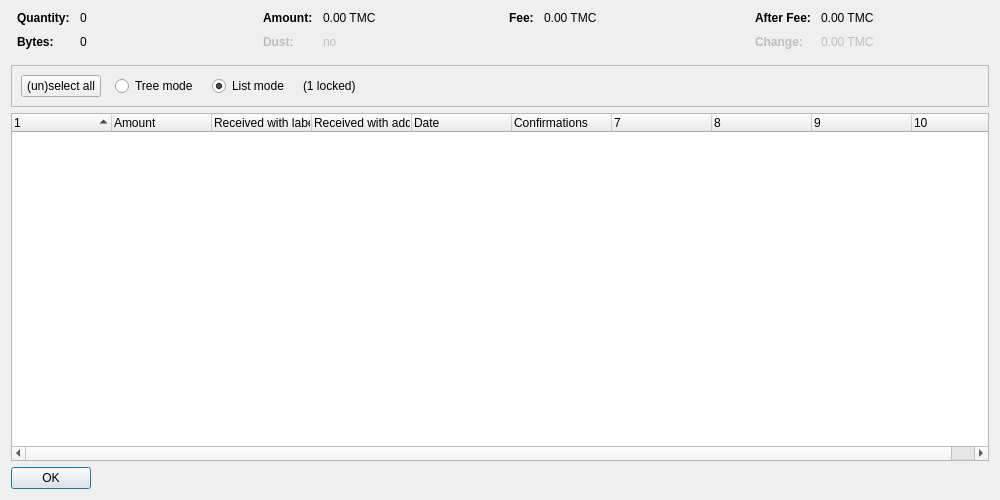
<?xml version="1.0" encoding="UTF-8"?>
<ui version="4.0">
 <class>CoinControlDialog</class>
 <widget class="QDialog" name="CoinControlDialog">
  <property name="geometry">
   <rect>
    <x>0</x>
    <y>0</y>
    <width>1000</width>
    <height>500</height>
   </rect>
  </property>
  <property name="windowTitle">
   <string>Coin Selection</string>
  </property>
  <layout class="QVBoxLayout" name="verticalLayout">
   <item>
    <layout class="QHBoxLayout" name="horizontalLayoutTop" stretch="0,0,0,0">
     <property name="topMargin">
      <number>0</number>
     </property>
     <property name="bottomMargin">
      <number>10</number>
     </property>
     <item>
      <layout class="QFormLayout" name="formLayoutCoinControl1">
       <property name="horizontalSpacing">
        <number>10</number>
       </property>
       <property name="verticalSpacing">
        <number>10</number>
       </property>
       <property name="leftMargin">
        <number>6</number>
       </property>
       <property name="rightMargin">
        <number>6</number>
       </property>
       <item row="0" column="0">
        <widget class="QLabel" name="labelCoinControlQuantityText">
         <property name="font">
          <font>
           <weight>75</weight>
           <bold>true</bold>
          </font>
         </property>
         <property name="text">
          <string>Quantity:</string>
         </property>
        </widget>
       </item>
       <item row="0" column="1">
        <widget class="QLabel" name="labelCoinControlQuantity">
         <property name="cursor">
          <cursorShape>IBeamCursor</cursorShape>
         </property>
         <property name="contextMenuPolicy">
          <enum>Qt::ActionsContextMenu</enum>
         </property>
         <property name="text">
          <string notr="true">0</string>
         </property>
         <property name="textInteractionFlags">
          <set>Qt::LinksAccessibleByMouse|Qt::TextSelectableByKeyboard|Qt::TextSelectableByMouse</set>
         </property>
        </widget>
       </item>
       <item row="1" column="0">
        <widget class="QLabel" name="labelCoinControlBytesText">
         <property name="font">
          <font>
           <weight>75</weight>
           <bold>true</bold>
          </font>
         </property>
         <property name="text">
          <string>Bytes:</string>
         </property>
        </widget>
       </item>
       <item row="1" column="1">
        <widget class="QLabel" name="labelCoinControlBytes">
         <property name="cursor">
          <cursorShape>IBeamCursor</cursorShape>
         </property>
         <property name="contextMenuPolicy">
          <enum>Qt::ActionsContextMenu</enum>
         </property>
         <property name="text">
          <string notr="true">0</string>
         </property>
         <property name="textInteractionFlags">
          <set>Qt::LinksAccessibleByMouse|Qt::TextSelectableByKeyboard|Qt::TextSelectableByMouse</set>
         </property>
        </widget>
       </item>
      </layout>
     </item>
     <item>
      <layout class="QFormLayout" name="formLayoutCoinControl2">
       <property name="horizontalSpacing">
        <number>10</number>
       </property>
       <property name="verticalSpacing">
        <number>10</number>
       </property>
       <property name="leftMargin">
        <number>6</number>
       </property>
       <property name="rightMargin">
        <number>6</number>
       </property>
       <item row="0" column="0">
        <widget class="QLabel" name="labelCoinControlAmountText">
         <property name="font">
          <font>
           <weight>75</weight>
           <bold>true</bold>
          </font>
         </property>
         <property name="text">
          <string>Amount:</string>
         </property>
        </widget>
       </item>
       <item row="0" column="1">
        <widget class="QLabel" name="labelCoinControlAmount">
         <property name="cursor">
          <cursorShape>IBeamCursor</cursorShape>
         </property>
         <property name="contextMenuPolicy">
          <enum>Qt::ActionsContextMenu</enum>
         </property>
         <property name="text">
          <string notr="true">0.00 TMC</string>
         </property>
         <property name="textInteractionFlags">
          <set>Qt::LinksAccessibleByMouse|Qt::TextSelectableByKeyboard|Qt::TextSelectableByMouse</set>
         </property>
        </widget>
       </item>
       <item row="1" column="0">
        <widget class="QLabel" name="labelCoinControlLowOutputText">
         <property name="enabled">
          <bool>false</bool>
         </property>
         <property name="font">
          <font>
           <weight>75</weight>
           <bold>true</bold>
          </font>
         </property>
         <property name="text">
          <string>Dust:</string>
         </property>
        </widget>
       </item>
       <item row="1" column="1">
        <widget class="QLabel" name="labelCoinControlLowOutput">
         <property name="enabled">
          <bool>false</bool>
         </property>
         <property name="cursor">
          <cursorShape>IBeamCursor</cursorShape>
         </property>
         <property name="contextMenuPolicy">
          <enum>Qt::ActionsContextMenu</enum>
         </property>
         <property name="text">
          <string notr="true">no</string>
         </property>
         <property name="textInteractionFlags">
          <set>Qt::LinksAccessibleByMouse|Qt::TextSelectableByKeyboard|Qt::TextSelectableByMouse</set>
         </property>
        </widget>
       </item>
      </layout>
     </item>
     <item>
      <layout class="QFormLayout" name="formLayoutCoinControl3">
       <property name="horizontalSpacing">
        <number>10</number>
       </property>
       <property name="verticalSpacing">
        <number>10</number>
       </property>
       <property name="leftMargin">
        <number>6</number>
       </property>
       <property name="rightMargin">
        <number>6</number>
       </property>
       <item row="0" column="0">
        <widget class="QLabel" name="labelCoinControlFeeText">
         <property name="font">
          <font>
           <weight>75</weight>
           <bold>true</bold>
          </font>
         </property>
         <property name="text">
          <string>Fee:</string>
         </property>
        </widget>
       </item>
       <item row="0" column="1">
        <widget class="QLabel" name="labelCoinControlFee">
         <property name="cursor">
          <cursorShape>IBeamCursor</cursorShape>
         </property>
         <property name="contextMenuPolicy">
          <enum>Qt::ActionsContextMenu</enum>
         </property>
         <property name="text">
          <string notr="true">0.00 TMC</string>
         </property>
         <property name="textInteractionFlags">
          <set>Qt::LinksAccessibleByMouse|Qt::TextSelectableByKeyboard|Qt::TextSelectableByMouse</set>
         </property>
        </widget>
       </item>
      </layout>
     </item>
     <item>
      <layout class="QFormLayout" name="formLayoutCoinControl4">
       <property name="horizontalSpacing">
        <number>10</number>
       </property>
       <property name="verticalSpacing">
        <number>10</number>
       </property>
       <property name="leftMargin">
        <number>6</number>
       </property>
       <property name="rightMargin">
        <number>6</number>
       </property>
       <item row="0" column="0">
        <widget class="QLabel" name="labelCoinControlAfterFeeText">
         <property name="font">
          <font>
           <weight>75</weight>
           <bold>true</bold>
          </font>
         </property>
         <property name="text">
          <string>After Fee:</string>
         </property>
        </widget>
       </item>
       <item row="0" column="1">
        <widget class="QLabel" name="labelCoinControlAfterFee">
         <property name="cursor">
          <cursorShape>IBeamCursor</cursorShape>
         </property>
         <property name="contextMenuPolicy">
          <enum>Qt::ActionsContextMenu</enum>
         </property>
         <property name="text">
          <string notr="true">0.00 TMC</string>
         </property>
         <property name="textInteractionFlags">
          <set>Qt::LinksAccessibleByMouse|Qt::TextSelectableByKeyboard|Qt::TextSelectableByMouse</set>
         </property>
        </widget>
       </item>
       <item row="1" column="0">
        <widget class="QLabel" name="labelCoinControlChangeText">
         <property name="enabled">
          <bool>false</bool>
         </property>
         <property name="font">
          <font>
           <weight>75</weight>
           <bold>true</bold>
          </font>
         </property>
         <property name="text">
          <string>Change:</string>
         </property>
        </widget>
       </item>
       <item row="1" column="1">
        <widget class="QLabel" name="labelCoinControlChange">
         <property name="enabled">
          <bool>false</bool>
         </property>
         <property name="cursor">
          <cursorShape>IBeamCursor</cursorShape>
         </property>
         <property name="contextMenuPolicy">
          <enum>Qt::ActionsContextMenu</enum>
         </property>
         <property name="text">
          <string notr="true">0.00 TMC</string>
         </property>
         <property name="textInteractionFlags">
          <set>Qt::LinksAccessibleByMouse|Qt::TextSelectableByKeyboard|Qt::TextSelectableByMouse</set>
         </property>
        </widget>
       </item>
      </layout>
     </item>
    </layout>
   </item>
   <item>
    <widget class="QFrame" name="frame">
     <property name="minimumSize">
      <size>
       <width>0</width>
       <height>40</height>
      </size>
     </property>
     <property name="frameShape">
      <enum>QFrame::StyledPanel</enum>
     </property>
     <property name="frameShadow">
      <enum>QFrame::Sunken</enum>
     </property>
     <layout class="QHBoxLayout" name="horizontalLayout">
      <item>
       <layout class="QHBoxLayout" name="horizontalLayoutPanel" stretch="0,0,0,0,0">
        <property name="spacing">
         <number>14</number>
        </property>
        <item>
         <widget class="QPushButton" name="pushButtonSelectAll">
          <property name="sizePolicy">
           <sizepolicy hsizetype="Maximum" vsizetype="Fixed">
            <horstretch>0</horstretch>
            <verstretch>0</verstretch>
           </sizepolicy>
          </property>
          <property name="text">
           <string>(un)select all</string>
          </property>
          <property name="autoDefault">
           <bool>false</bool>
          </property>
         </widget>
        </item>
        <item>
         <widget class="QRadioButton" name="radioTreeMode">
          <property name="sizePolicy">
           <sizepolicy hsizetype="Maximum" vsizetype="Fixed">
            <horstretch>0</horstretch>
            <verstretch>0</verstretch>
           </sizepolicy>
          </property>
          <property name="text">
           <string>Tree mode</string>
          </property>
         </widget>
        </item>
        <item>
         <widget class="QRadioButton" name="radioListMode">
          <property name="sizePolicy">
           <sizepolicy hsizetype="Maximum" vsizetype="Fixed">
            <horstretch>0</horstretch>
            <verstretch>0</verstretch>
           </sizepolicy>
          </property>
          <property name="text">
           <string>List mode</string>
          </property>
          <property name="checked">
           <bool>true</bool>
          </property>
         </widget>
        </item>
        <item>
         <widget class="QLabel" name="labelLocked">
          <property name="text">
           <string notr="true">(1 locked)</string>
          </property>
         </widget>
        </item>
        <item>
         <spacer name="horizontalSpacer">
          <property name="orientation">
           <enum>Qt::Horizontal</enum>
          </property>
          <property name="sizeHint" stdset="0">
           <size>
            <width>40</width>
            <height>20</height>
           </size>
          </property>
         </spacer>
        </item>
       </layout>
      </item>
     </layout>
    </widget>
   </item>
   <item>
    <widget class="CoinControlTreeWidget" name="treeWidget">
     <property name="contextMenuPolicy">
      <enum>Qt::CustomContextMenu</enum>
     </property>
     <property name="sortingEnabled">
      <bool>false</bool>
     </property>
     <property name="columnCount">
      <number>10</number>
     </property>
     <attribute name="headerShowSortIndicator" stdset="0">
      <bool>true</bool>
     </attribute>
     <attribute name="headerStretchLastSection">
      <bool>false</bool>
     </attribute>
     <column>
      <property name="text">
       <string/>
      </property>
     </column>
     <column>
      <property name="text">
       <string>Amount</string>
      </property>
     </column>
     <column>
      <property name="text">
       <string>Received with label</string>
      </property>
     </column>
     <column>
      <property name="text">
       <string>Received with address</string>
      </property>
     </column>
     <column>
      <property name="text">
       <string>Date</string>
      </property>
     </column>
     <column>
      <property name="text">
       <string>Confirmations</string>
      </property>
      <property name="toolTip">
       <string>Confirmed</string>
      </property>
     </column>
     <column>
      <property name="text">
       <string/>
      </property>
     </column>
     <column>
      <property name="text">
       <string/>
      </property>
     </column>
     <column>
      <property name="text">
       <string/>
      </property>
     </column>
     <column>
      <property name="text">
       <string/>
      </property>
     </column>
    </widget>
   </item>
   <item>
    <widget class="QDialogButtonBox" name="buttonBox">
     <property name="sizePolicy">
      <sizepolicy hsizetype="Maximum" vsizetype="Fixed">
       <horstretch>0</horstretch>
       <verstretch>0</verstretch>
      </sizepolicy>
     </property>
     <property name="orientation">
      <enum>Qt::Horizontal</enum>
     </property>
     <property name="standardButtons">
      <set>QDialogButtonBox::Ok</set>
     </property>
    </widget>
   </item>
  </layout>
 </widget>
 <customwidgets>
  <customwidget>
   <class>CoinControlTreeWidget</class>
   <extends>QTreeWidget</extends>
   <header>coincontroltreewidget.h</header>
  </customwidget>
 </customwidgets>
 <resources/>
 <connections/>
</ui>
